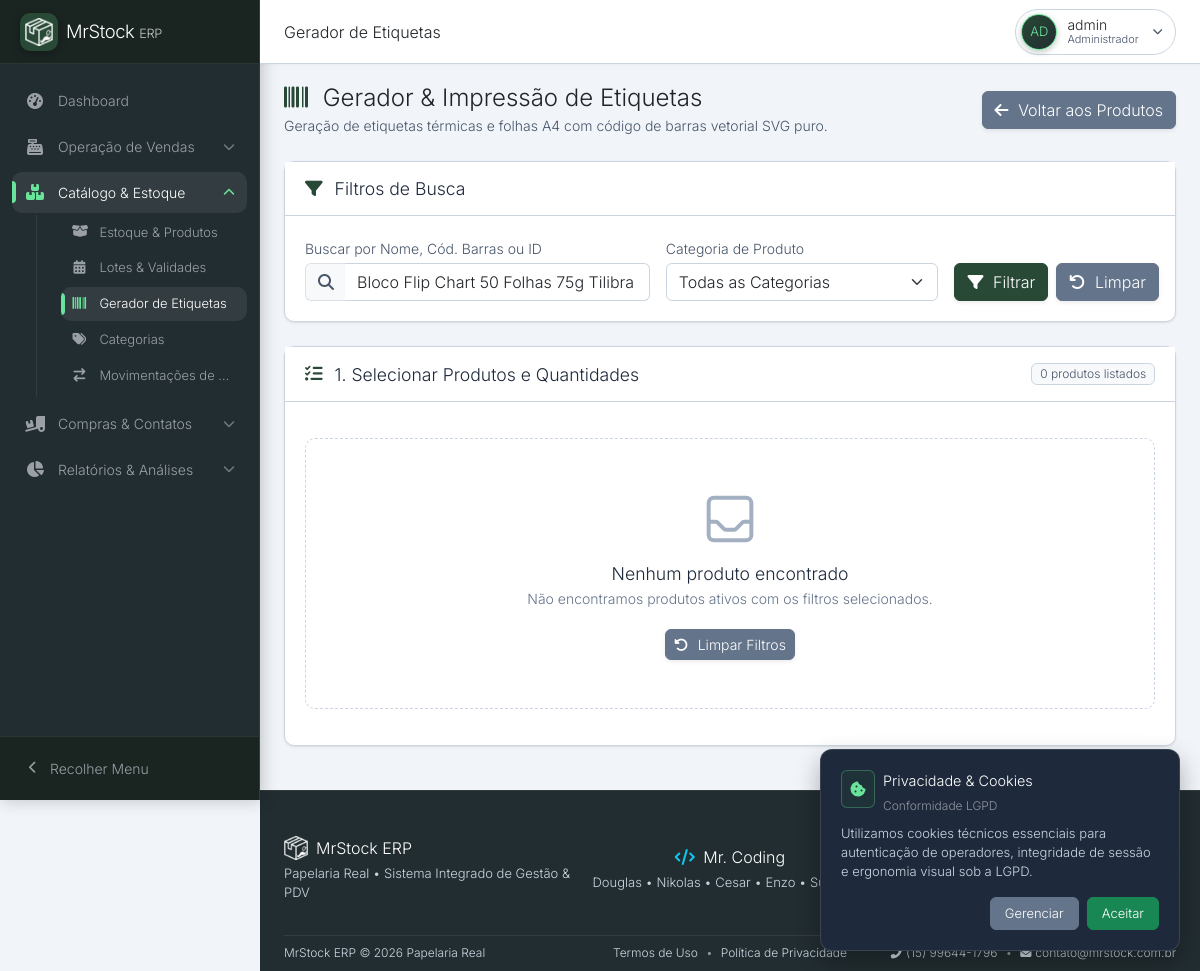
The page /produtos/etiquetas.php?busca=Bloco Flip Chart 50 Folhas 75g Tilibra (signed in) on the database as committed earlier.
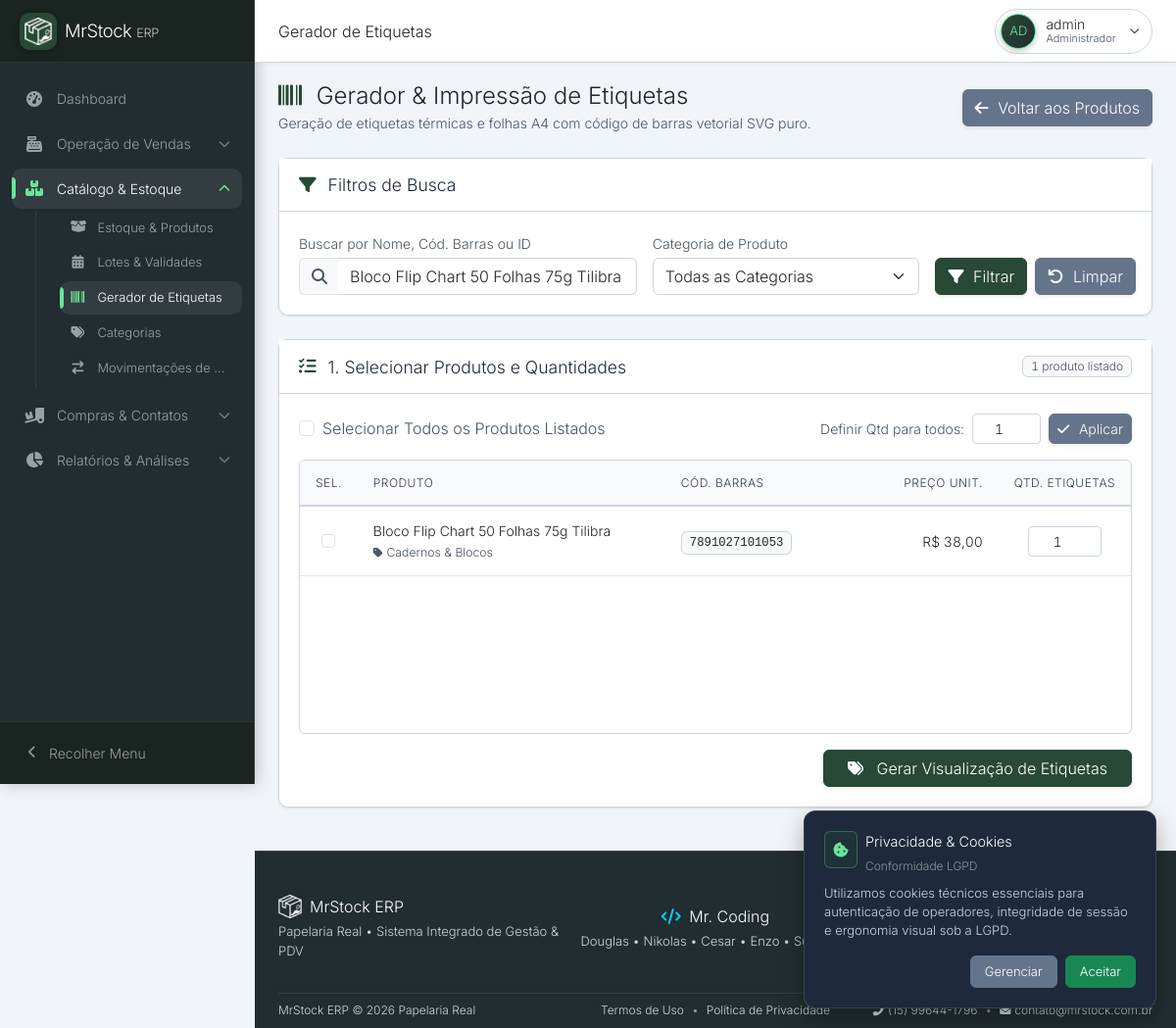
The same page on the database as committed later.
### tables this page shows
CREATE TABLE `produtos` (
  `id` int(11) NOT NULL AUTO_INCREMENT,
  `nome` varchar(255) NOT NULL,
  `categoria` varchar(100) DEFAULT NULL,
  `quantidade` int(11) DEFAULT 0,
  `estoque_minimo` int(11) DEFAULT 5,
  `validade` date DEFAULT NULL,
  `preco_venda` decimal(10,2) NOT NULL,
  `preco_compra` decimal(10,2) NOT NULL DEFAULT 0.00,
  `fornecedor_id` int(11) DEFAULT NULL,
  `status` enum('ativo','inativo') DEFAULT 'ativo',
  `codigo_de_barra` varchar(50) DEFAULT NULL,
  `categoria_id` int(11) DEFAULT NULL,
  PRIMARY KEY (`id`),
  KEY `fornecedor_id` (`fornecedor_id`),
  KEY `fk_produtos_categoria` (`categoria_id`),
  CONSTRAINT `fk_produtos_categoria` FOREIGN KEY (`categoria_id`) REFERENCES `categorias` (`id`) ON DELETE SET NULL,
  CONSTRAINT `produtos_ibfk_1` FOREIGN KEY (`fornecedor_id`) REFERENCES `fornecedores` (`id`) ON DELETE SET NULL
);

CREATE TABLE `categorias` (
  `id` int(11) NOT NULL AUTO_INCREMENT,
  `nome` varchar(100) NOT NULL,
  `descricao` text DEFAULT NULL,
  PRIMARY KEY (`id`)
);

### produtos/etiquetas.php (the view, shortened to what the changed rows need)
<?php
$activePage = 'etiquetas';
require_once __DIR__ . '/../inc/functions.php';
$buscaFiltro = trim($_GET['busca'] ?? '');
$catFiltro   = filter_var($_GET['categoria_id'] ?? '', FILTER_VALIDATE_INT);
$where = ["p.status = 'ativo'"];
$params = [];
if (!empty($buscaFiltro)) {
    $where[] = "(p.nome LIKE :busca OR p.codigo_de_barra LIKE :busca OR CAST(p.id AS CHAR) LIKE :busca)";
    $params[':busca'] = "%{$buscaFiltro}%";
}
$whereSql = implode(' AND ', $where);
$sql = "SELECT p.id, p.nome, p.preco_venda, p.codigo_de_barra, p.quantidade, c.nome AS categoria_nome
        FROM produtos p
        LEFT JOIN categorias c ON p.categoria_id = c.id
        WHERE {$whereSql}
        ORDER BY p.nome ASC";
$stmt = $pdo->prepare($sql);
$stmt->execute($params);
$produtos = $stmt->fetchAll(PDO::FETCH_ASSOC);
require_once __DIR__ . '/../inc/header.php';
?>
<div class="content-body">
    <div class="so-card mb-4 no-print">
        <div class="so-card-header d-flex justify-content-between align-items-center flex-wrap gap-2">
            <h5 class="so-card-title m-0">
                <i class="fas fa-list-check text-primary me-1"></i> 1. Selecionar Produtos e Quantidades
            </h5>
            <span class="badge bg-light text-secondary border fw-semibold tabular-nums">
                <?= count($produtos) === 1 ? '1 produto listado' : count($produtos) . ' produtos listados' ?>
            </span>
        </div>
        <div class="so-card-body">
            <?php if (empty($produtos)): ?>
                <?= render_empty_state('Nenhum produto encontrado', 'Não encontramos produtos ativos com os filtros selecionados.', BASE_URL . '/produtos/etiquetas.php') ?>
            <?php else: ?>
            <form method="POST" action="<?= BASE_URL ?>/produtos/etiquetas.php<?= (!empty($catFiltro) || !empty($buscaFiltro)) ? '?' . http_build_query(array_filter(['categoria_id' => $catFiltro, 'busca' => $buscaFiltro])) : '' ?>" id="formEtiquetas">
                <div class="d-flex justify-content-between align-items-center mb-3 flex-wrap gap-2">
                    <div class="form-check">
                        <input class="form-check-input" type="checkbox" id="checkTodos" onchange="toggleSelectAll(this)">
                        <label class="form-check-label fw-semibold text-secondary" for="checkTodos">
                            Selecionar Todos os Produtos Listados
                        </label>
                    </div>
                    <div class="d-flex align-items-center gap-2">
                        <label for="qtdGlobal" class="small text-muted mb-0">Definir Qtd para todos:</label>
                        <input type="number" id="qtdGlobal" class="form-control form-control-sm text-center tabular-nums" style="width:70px;" value="1" min="1" max="50">
                        <button type="button" class="btn btn-secondary btn-sm shadow-sm" onclick="aplicarQtdGlobal()">
                            <i class="fas fa-check me-1"></i> Aplicar
                        </button>
                    </div>
                </div>
                <div class="table-responsive border rounded" style="max-height: 360px; overflow-y: auto;">
                    <table class="table table-hover align-middle mb-0 so-table">
                        <thead class="table-light sticky-top">
                            <tr>
                                <th scope="col" style="width: 50px;" class="text-center">Sel.</th>
                                <th scope="col">Produto</th>
                                <th scope="col" style="width: 200px;">Cód. Barras</th>
                                <th scope="col" style="width: 140px;" class="text-end">Preço Unit.</th>
                                <th scope="col" style="width: 130px;" class="text-center">Qtd. Etiquetas</th>
                            </tr>
                        </thead>
                        <tbody>
                            <?php foreach ($produtos as $p):
                                $codBarras = !empty($p['codigo_de_barra']) ? $p['codigo_de_barra'] : str_pad((string)$p['id'], 8, '0', STR_PAD_LEFT);
                            ?>
                            <tr>
                                <td class="text-center">
                                    <input type="checkbox" name="produtos_sel[]" value="<?= $p['id'] ?>" class="form-check-input item-check" aria-label="Selecionar produto <?= htmlspecialchars($p['nome']) ?>">
                                </td>
                                <td>
                                    <div class="fw-semibold text-dark"><?= htmlspecialchars($p['nome']) ?></div>
                                    <small class="text-muted"><i class="fas fa-tag me-1 text-2xs"></i><?= htmlspecialchars($p['categoria_nome'] ?? 'Geral') ?></small>
                                </td>
                                <td>
                                    <code class="text-dark bg-light px-2 py-1 rounded border font-monospace tabular-nums"><?= htmlspecialchars($codBarras) ?></code>
                                </td>
                                <td class="text-end fw-bold text-dark tabular-nums">
                                    R$ <?= number_format((float)$p['preco_venda'], 2, ',', '.') ?>
                                </td>
                                <td class="text-center">
                                    <input type="number" name="qtd_etiquetas[<?= $p['id'] ?>]" class="form-control form-control-sm text-center mx-auto qtd-input tabular-nums" value="1" min="1" max="50" style="width: 75px;" aria-label="Quantidade de etiquetas para <?= htmlspecialchars($p['nome']) ?>">
                                </td>
                            </tr>
                            <?php endforeach; ?>
                        </tbody>
                    </table>
                </div>
                <div class="mt-3 text-end">
                    <button type="submit" class="btn btn-primary px-4 fw-bold shadow-sm">
                        <i class="fas fa-tags me-2"></i> Gerar Visualização de Etiquetas
                    </button>
                </div>
            </form>
            <?php endif; ?>
        </div>
    </div>
</div>
<?php require_once __DIR__ . '/../inc/footer.php'; ?>

### inc/header.php (shortened to what the changed rows need)
<?php
$_ap = $activePage ?? '';
$_bodyClasses = [];
if (($_SESSION['cfg_linhas_zebradas'] ?? '') === '1') {
    $_bodyClasses[] = 'table-striped-on';
}
$_bodyClassStr = implode(' ', $_bodyClasses);
?>
<!DOCTYPE html>
<html lang="pt-BR">
<head>
    <link href="<?= BASE_URL ?>/css/bootstrap.min.css?v=2.2.0" rel="stylesheet">
    <link rel="stylesheet" href="<?= BASE_URL ?>/css/all.min.css?v=2.2.0">
    <link rel="stylesheet" href="<?= BASE_URL ?>/css/inter.css?v=2.2.0">
    <link rel="stylesheet" href="<?= BASE_URL ?>/css/style.min.css?v=2.2.5">
</head>
<body class="<?= $_bodyClassStr ?>">
    <aside class="so-sidebar" id="soSidebar">
        <nav class="so-nav">
            <ul class="so-nav__list">
                <?php foreach ($_menuGroups as $group): ?>
                    <?php
                    if ($group['type'] === 'link'):
                    ?>
                        <li class="so-nav__item">
                            <a href="<?= $group['href'] ?>"
                               class="so-link <?= $group['active'] ? 'is-active' : '' ?>"
                               title="<?= $group['title'] ?>"
                               data-tooltip="<?= $group['title'] ?>">
                                <i class="<?= $group['icon'] ?>"></i>
                                <span class="so-label"><?= $group['title'] ?></span>
                            </a>
                        </li>
                    <?php
                    elseif ($group['type'] === 'group'):
                        $visibleItems = [];
                        foreach ($group['items'] as $it) {
                            $visibleItems[] = $it;
                        }
                    ?>
                        <li class="so-nav__item <?= $group['active'] ? 'is-open' : '' ?>" id="<?= $group['id'] ?>">
                            <button type="button"
                                    class="so-link <?= $group['active'] ? 'is-active' : '' ?>"
                                    data-accordion-toggle
                                    title="<?= $group['title'] ?>"
                                    data-tooltip="<?= $group['title'] ?>"
                                    aria-expanded="<?= $group['active'] ? 'true' : 'false' ?>">
                                <i class="<?= $group['icon'] ?>"></i>
                                <span class="so-label"><?= $group['title'] ?></span>
                                <i class="fa-solid fa-chevron-down so-caret"></i>
                            </button>
                            <ul class="so-submenu">
                                <?php foreach ($visibleItems as $item): ?>
                                <li>
                                    <a href="<?= $item['href'] ?>"
                                       class="so-link <?= $_ap === $item['id'] ? 'is-active' : '' ?>"
                                       title="<?= $item['label'] ?>"
                                       data-tooltip="<?= $item['label'] ?>">
                                        <i class="<?= $item['icon'] ?>"></i>
                                        <span class="so-label"><?= $item['label'] ?></span>
                                    </a>
                                </li>
                                <?php endforeach; ?>
                            </ul>
                        </li>
                    <?php endif; ?>
                <?php endforeach; ?>
            </ul>
        </nav>
    </aside>
    <div class="main-panel">
        <main class="main-content flex-grow-1" role="main" id="mainContent" tabindex="-1">

### inc/functions.php (shortened to what the changed rows need)
<?php
if (!function_exists('render_empty_state')) {
    function render_empty_state($title = 'Nenhum registro encontrado', $msg = 'Tente ajustar os filtros ou cadastrar um novo item.', $clearUrl = '') {
        $btn = '';
        if (!empty($clearUrl)) {
            $btn = '<a href="' . htmlspecialchars($clearUrl, ENT_QUOTES, 'UTF-8') . '" class="btn btn-secondary btn-sm shadow-sm"><i class="fas fa-rotate-left me-1"></i> Limpar Filtros</a>';
        }
        return '
        <div class="so-empty-state">
            <svg class="so-empty-state__icon" xmlns="http://www.w3.org/2000/svg" fill="none" viewBox="0 0 24 24" stroke="currentColor">
                <path stroke-linecap="round" stroke-linejoin="round" stroke-width="1.5" d="M20 13V6a2 2 0 00-2-2H6a2 2 0 00-2 2v7m16 0v5a2 2 0 01-2 2H6a2 2 0 01-2-2v-5m16 0h-2.586a1 1 0 00-.707.293l-2.414 2.414a1 1 0 01-.707.293h-3.172a1 1 0 01-.707-.293l-2.414-2.414A1 1 0 006.586 13H4" />
            </svg>
            <h5 class="so-empty-state__title">' . htmlspecialchars($title, ENT_QUOTES, 'UTF-8') . '</h5>
            <p class="so-empty-state__text">' . htmlspecialchars($msg, ENT_QUOTES, 'UTF-8') . '</p>
            ' . $btn . '
        </div>';
    }
}

Rows that differ between the two databases and show on the page:
now on this page (row edited): produtos: nome "Bloco Flip Chart 50 Folhas 75g Tilibra", categoria.nome "Cadernos & Blocos", codigo_de_barra "7891027101053", preco_venda "38,00"
Other text that changed with them:
form field value: (not shown) → "☐"
form field value: (not shown) → "1"
count($produtos): "0" → (not shown)
$title: "Nenhum produto encontrado" → (not shown)
$msg: "Não encontramos produtos ativos com os filtros selecionados." → (not shown)
text no longer shown: "produtos listados Limpar Filtros"
text now shown: "1 produto listado Selecionar Todos os Produtos Listados Definir Qtd para todos: Aplicar SEL. PRODUTO CÓD. BARRAS PREÇO UNIT. QTD. ETIQUETAS Gerar Visualização de Etiquetas"
